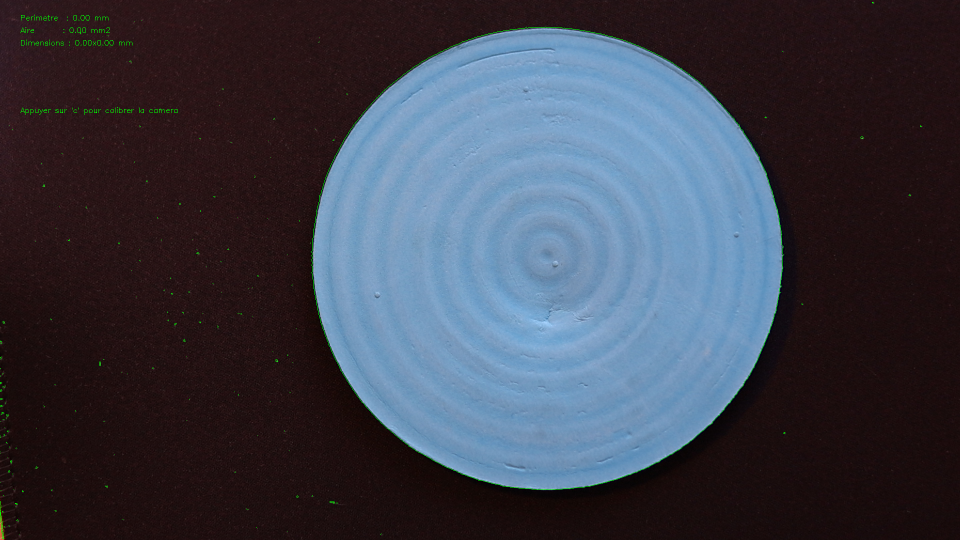
#> input picture Documentation /Calibration1.png, 1920 x 1080 px, given in place of image-reference1.jpg, which was not available (shown at 1/2 size)
$ python Calibrage_image.py
#> lines starting #> are read from the running program, lines starting #| are printed output that depends on the picture; after the words box and inside, x2 and y2 are one past the last pixel; in counts of white or black regions, pixels touching at a corner belong together; long printed decimals are rounded; pictures that were not available may be replaced by others from this repository, and a replacement may not be noted
import cv2
import numpy as np

longueur_reelle_mm = float(input("Longueur reelle  : "))
#> the answer given: 3
chemin_image = "/Users/arthur/OneDrive/2025-2026/école/projet/image-reference1.jpg"

frame = cv2.imread(chemin_image)
#> frame is the input picture: shape (1080, 1920, 3); mean B, G, R 74.9, 62.5, 60.1
gray = cv2.cvtColor(frame, cv2.COLOR_BGR2GRAY)
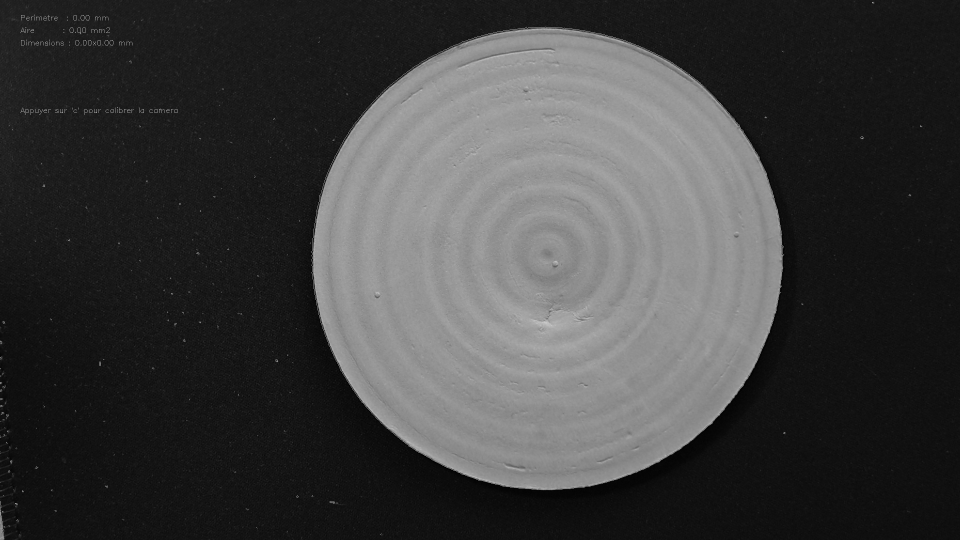
#> gray: shape (1080, 1920) (shown at 1/2 size); min 1, max 206, mean 63.2
_, binary = cv2.threshold(gray, 0, 255, cv2.THRESH_BINARY + cv2.THRESH_OTSU)
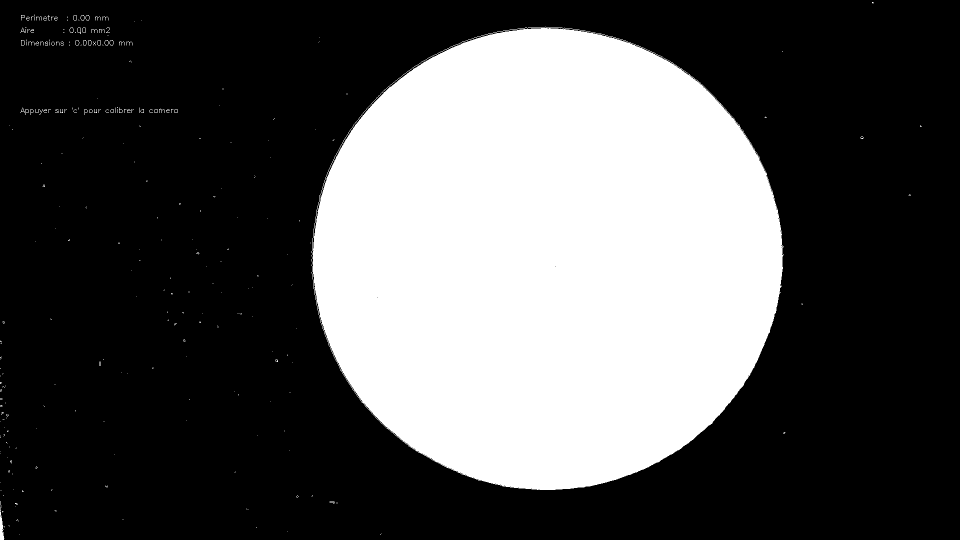
#> binary: shape (1080, 1920) (shown at 1/2 size); 33% white; 324 white regions (272 under 20 px), largest, box (x1, y1, x2, y2) and area: (623, 53, 1567, 980) 681699, (0, 1013, 9, 1080) 306, (154, 55, 162, 68) 32

if np.sum(binary == 255) < np.sum(binary == 0):
    binary = cv2.bitwise_not(binary)

kernel_size = 3
kernel = cv2.getStructuringElement(cv2.MORPH_ELLIPSE, (kernel_size, kernel_size))
eroded = binary.copy()
n_iterations = 0

while np.any(eroded > 0):
    eroded = cv2.erode(eroded, kernel, iterations=1)
    n_iterations += 1
#> this loop made 562 passes
#> pass 1, `eroded = cv2.erode(eroded, kernel, iterations=1)`:
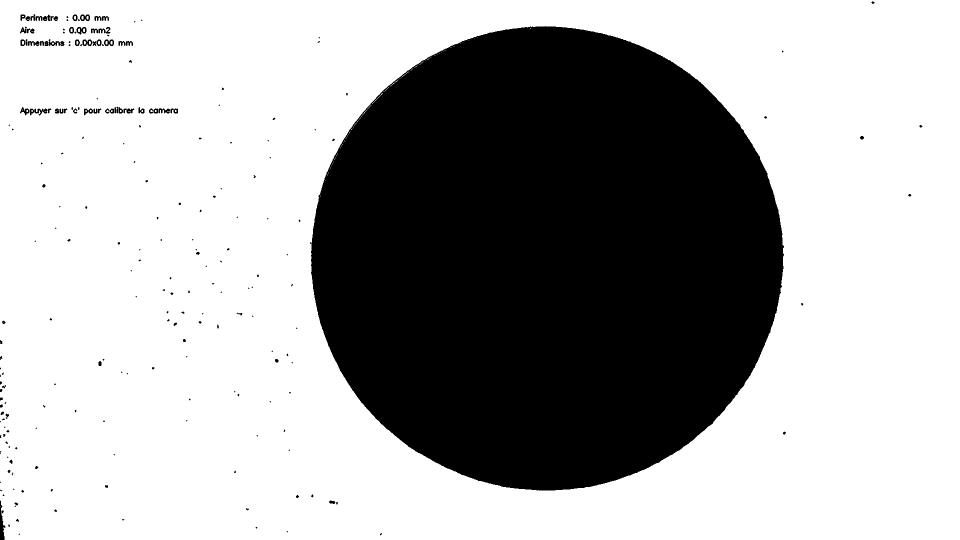
#> eroded: shape (1080, 1920) (shown at 1/2 size); 66.5% white; 221 black regions (137 under 20 px), largest, box (x1, y1, x2, y2) and area: (620, 52, 1568, 981) 686851, (0, 1001, 11, 1080) 447, (165, 79, 203, 92) 294
#> pass 2, `eroded = cv2.erode(eroded, kernel, iterations=1)`:
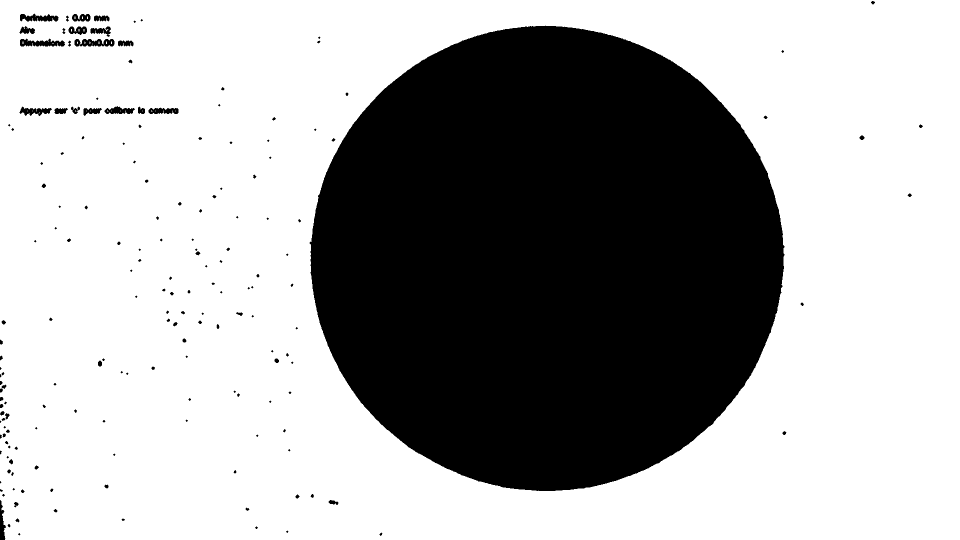
#> eroded: shape (1080, 1920) (shown at 1/2 size); 66.1% white; 179 black regions (67 under 20 px), largest, box (x1, y1, x2, y2) and area: (619, 51, 1569, 982) 689719, (40, 77, 130, 93) 935, (149, 78, 229, 93) 896
#> pass 3, `eroded = cv2.erode(eroded, kernel, iterations=1)`:
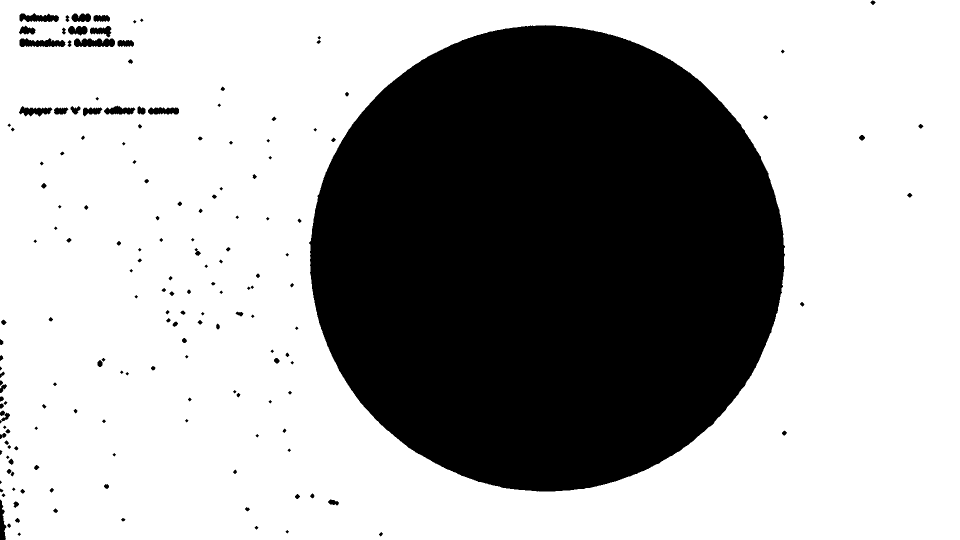
#> eroded: shape (1080, 1920) (shown at 1/2 size); 65.8% white; 173 black regions (2 under 20 px), largest, box (x1, y1, x2, y2) and area: (618, 50, 1570, 983) 692380, (39, 76, 131, 94) 1165, (148, 77, 230, 94) 1157
#> after the loop: eroded: shape (1080, 1920); every value is 0
#> after the loop, n_iterations = 562

half = kernel_size // 2
length_pixels = 2 * n_iterations * half
#> length_pixels = 1124

ratio_px_par_mm = length_pixels/longueur_reelle_mm
#> ratio_px_par_mm = 374.7

ratio_mm_par_px = longueur_reelle_mm/length_pixels
#> ratio_mm_par_px = 0.00267

print(f"Longueur en pixels : {length_pixels} px")
#| Longueur en pixels : 1124 px
print(f"Longueur reelle : {longueur_reelle_mm} mm")
print(f"Ratio pixel par mm : {ratio_px_par_mm} px/mm")
#| Ratio pixel par mm : 374.667 px/mm
print(f"Ratio mm par pixel : {ratio_mm_par_px} mm/px")
#| Ratio mm par pixel : 0.002669 mm/px

$ run again, on Documentation /Calibration2.png
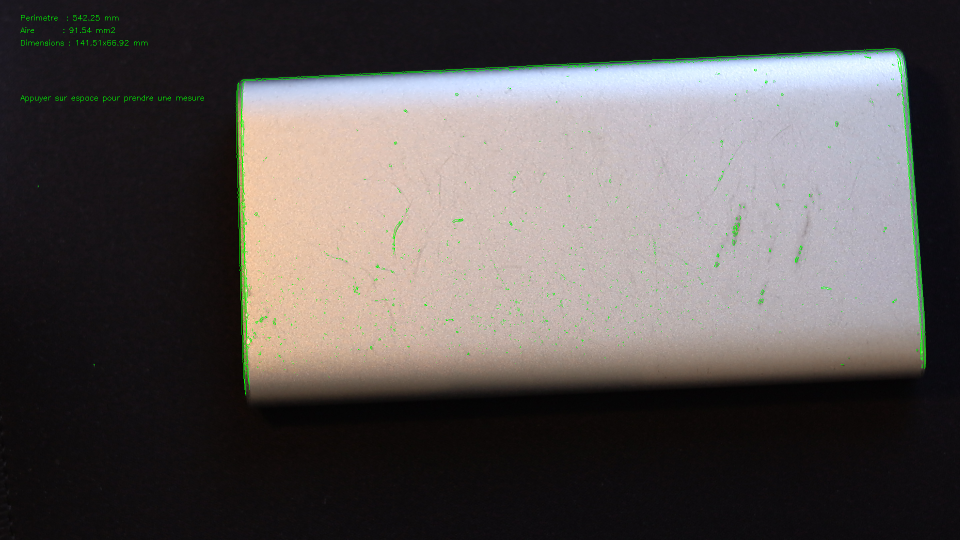
#> input picture Documentation /Calibration2.png, 1920 x 1080 px, given in place of image-reference1.jpg, which was not available (shown at 1/2 size)
#> frame is the input picture: shape (1080, 1920, 3); mean B, G, R 83.3, 84.3, 89.6
#> `_, binary = cv2.threshold(gray, 0, 255, cv2.THRESH_BINARY + cv2.THRESH..`:
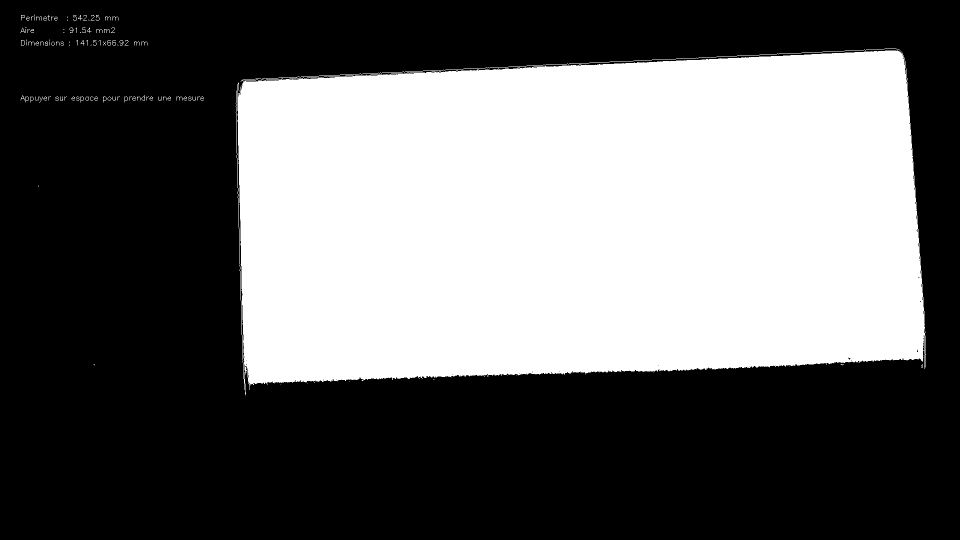
#> binary: shape (1080, 1920) (shown at 1/2 size); 40.2% white; 126 white regions (67 under 20 px), largest, box (x1, y1, x2, y2) and area: (471, 96, 1852, 791) 831023, (72, 33, 84, 41) 30, (210, 33, 222, 41) 30
#> the loop `while np.any(eroded > 0):` made 536 passes
#> pass 3, `eroded = cv2.erode(eroded, kernel, iterations=1)`:
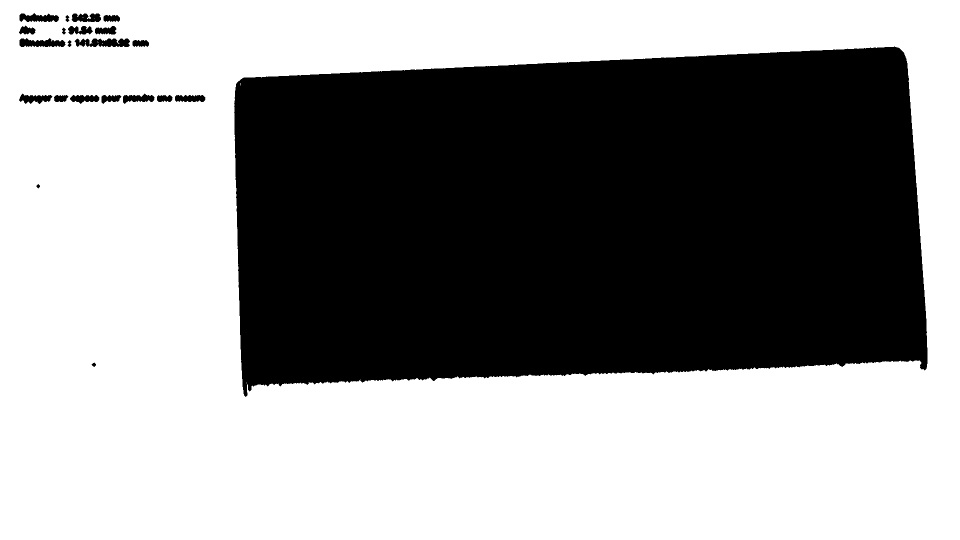
#> eroded: shape (1080, 1920) (shown at 1/2 size); 58.5% white; 22 black regions, largest, box (x1, y1, x2, y2) and area: (468, 93, 1855, 794) 849410, (149, 77, 260, 94) 1422, (39, 76, 131, 94) 1165
#> after the loop `while np.any(eroded > 0):`: n_iterations = 536
#> length_pixels = 1072
#> ratio_px_par_mm = 357.3
#> ratio_mm_par_px = 0.0028
#| Longueur en pixels : 1072 px
#| Ratio pixel par mm : 357.333 px/mm
#| Ratio mm par pixel : 0.002799 mm/px
